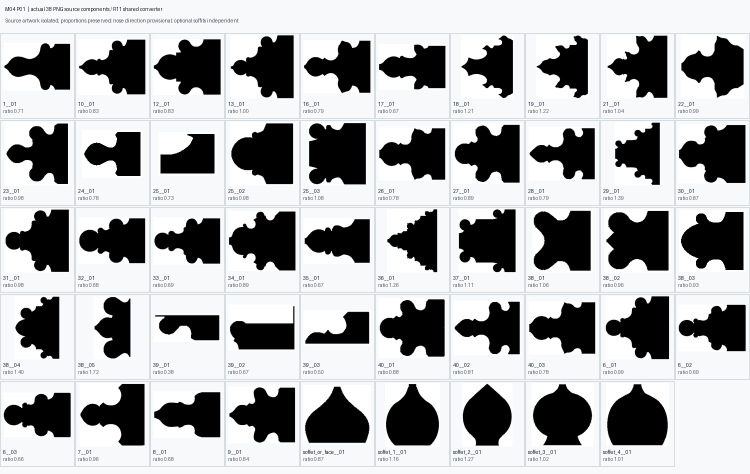
#> input picture research/f5zp_m04_chat_archive_2026_11_09/checkpoints/M04_P01_R11_SHARED_PROFILE_LIBRARY_EXPERIMENTAL/M04_P01_ALL_ORIGINAL_SILHOUETTES_REVIEW.png, 1500 x 948 px (shown at 1/2 size)
$ python build_gothic_svg_test.py ../../../../../f5zp_m04_chat_archive_2026_11_09/checkpoints/M04_P01_R11_SHARED_PROFILE_LIBRARY_EXPERIMENTAL/M04_P01_ALL_ORIGINAL_SILHOUETTES_REVIEW.png ../../../../../f5zp_m04_chat_archive_2026_11_09/checkpoints/M04_P01_R11_SHARED_PROFILE_LIBRARY_EXPERIMENTAL/M04_P01_ALL_ORIGINAL_SILHOUETTES_REVIEW.png
#> lines starting #> are read from the running program, lines starting #| are printed output that depends on the picture; after the words box and inside, x2 and y2 are one past the last pixel; in counts of white or black regions, pixels touching at a corner belong together
#!/usr/bin/env python3
"""Experimental, non-destructive Gothic raster-to-SVG face register.

Usage: python build_gothic_svg_test.py SOURCE.png OUTPUT_DIRECTORY
Does not claim raster contours are exact historical circle construction.
"""
import sys, json, hashlib, csv
from pathlib import Path
import numpy as np, cv2
from PIL import Image

def to_path(contours, offset=0.65):
    commands=[]
    for c in contours:
        if len(c)<3: continue
        a=cv2.approxPolyDP(c,offset,True)[:,0,:]
        if len(a)<3: continue
        commands.append('M '+' L '.join(f'{x},{y}' for x,y in a)+' Z')
    return ' '.join(commands)

def main(source,out):
    source=Path(source);out=Path(out);out.mkdir(parents=True,exist_ok=True)
    img=np.array(Image.open(source).convert('RGB'))
#> img is the input picture: shape (948, 1500, 3); mean R, G, B 171.2, 172, 173.1
    h,w=img.shape[:2]
#> h = 948; w = 1500
    gray=cv2.cvtColor(img,cv2.COLOR_RGB2GRAY)
    ink=(gray<135).astype('uint8')
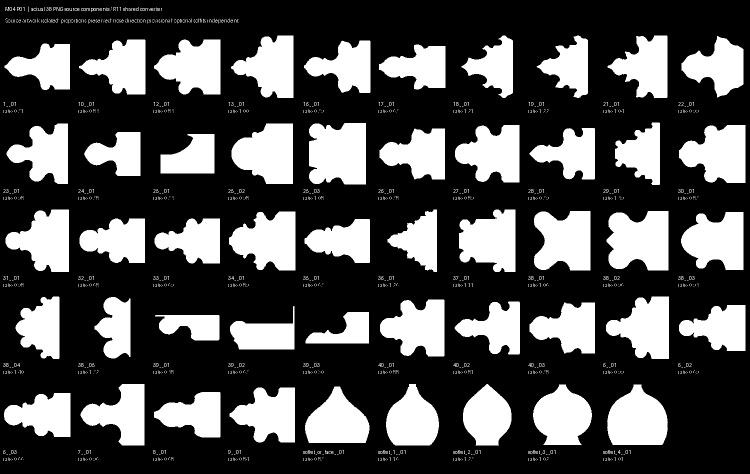
#> ink: shape (948, 1500) (shown at 1/2 size); values 0 (black) and 1 (white), 31% white; 1496 white regions (1418 under 20 px), largest, box (x1, y1, x2, y2) and area: (618, 246, 732, 369) 12834, (1213, 422, 1337, 541) 12188, (463, 247, 586, 368) 11275
    count,lab,stats,cent=cv2.connectedComponentsWithStats(1-ink,8)
#> count = 2; stats = [[6, 13, 1485, 909, 440148], [0, 0, 1500, 948, 981852]]; cent = [[768.4, 475.3], [741, 472.7]]
    facepaths=[]; records=[]
    for i in range(1,count):
        x,y,ww,hh,area=[int(z) for z in stats[i]]
        if area<120:continue
        mask=(lab[y:y+hh,x:x+ww]==i).astype('uint8')
        c,_=cv2.findContours(mask,cv2.RETR_EXTERNAL,cv2.CHAIN_APPROX_SIMPLE)
        if not c:continue
        contour=max(c,key=cv2.contourArea)
        contour[:,0,0]+=x;contour[:,0,1]+=y
        path=to_path([contour],.55)
        if not path:continue
        touches=x==0 or y==0 or x+ww>=w or y+hh>=h
        facepaths.append((i,path,touches))
        records.append(dict(face_id=f'face_{i:03}',area_px=area,bbox_px=[x,y,ww,hh],centroid_px=[round(float(v),2) for v in cent[i]],touches_crop_boundary=touches,classification='unclassified',physical_depth='unknown'))
#> this loop made 1 pass
#> (x, y, ww, hh, area, path, touches) on pass 1: (0, 0, 1500, 948, 981852, 'M 0,0 L 0,947 L 1499,947 L 1499,0 Z', True)
#> after the loop, facepaths = [(1, 'M 0,0 L 0,947 L 1499,947 L 1499,0 Z', True)]; records = 1 item
    # Black source ink faithfully vectorized as filled shapes: NOT circular-arc fit.
    contours,hier=cv2.findContours(ink,cv2.RETR_TREE,cv2.CHAIN_APPROX_SIMPLE)
#> contours = 1618 contours, 1435 with area under 20; largest, box (x1, y1, x2, y2) and area: (618, 246, 732, 369) 12578, (1213, 422, 1337, 541) 11951, (463, 247, 586, 368) 11063, (1068, 422, 1181, 541) 10996, (458, 423, 591, 541) 10985
    parts=[]
    for c in contours:
        if cv2.arcLength(c,True)<7:continue
        p=to_path([c],.6)
        if p:parts.append(p)
#> this loop made 1618 passes
#> c on passes 1 to 3: [[1238, 921]], [[1223, 921]], [[1093, 921]]
#> after the loop, parts = 542 items
    paths=' '.join(parts)
    start=f'<svg xmlns="http://www.w3.org/2000/svg" width="{w}" height="{h}" viewBox="0 0 {w} {h}">\n'
    def faces():
        return '\n'.join(f'<path id="face_{i:03}" class="{("partial-face" if t else "enclosed-face")}" d="{p}" fill="white" stroke="none" data-status="unclassified"/>' for i,p,t in facepaths)
    end=f'\n<path id="ink_vector" d="{paths}" fill="black" fill-rule="evenodd" stroke="none"/>\n</svg>\n'
    (out/'BLACK_TRACE_WITH_SELECTABLE_FACES.svg').write_text(start+'<rect width="100%" height="100%" fill="white"/>\n<g id="independent_faces">\n'+faces()+'\n</g>'+end,encoding='utf-8')
    # QC preview only: enclosed regions violet tint; cropped regions pale blue; no architectural classification assumed.
    qc=img.copy()
    for i,p,t in facepaths:
        region=lab==i
        color=np.array([205,225,247] if t else [224,241,216])
        qc[region]=(0.65*qc[region]+0.35*color).astype('uint8')
#> this loop made 1 pass
#> (i, p, t, color) on pass 1: (1, 'M 0,0 L 0,947 L 1499,947 L 1499,0 Z', True, [205, 225, 247])
    qc[ink.astype(bool)]=[0,0,0]
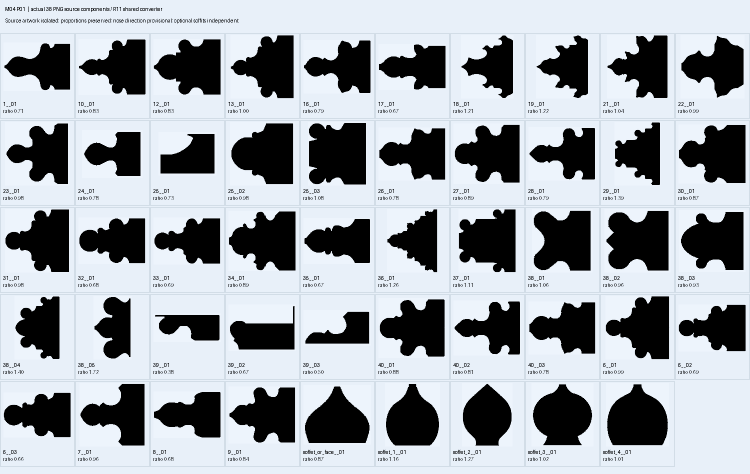
#> qc: shape (948, 1500, 3) (shown at 1/2 size); mean R, G, B 159.6, 165, 171.1
    Image.fromarray(qc).save(out/'FACE_DETECTION_QA.png')
    (out/'FACE_REGISTER.json').write_text(json.dumps({'source':source.name,'source_sha256':hashlib.sha256(source.read_bytes()).hexdigest(),'image_size_px':[w,h],'faces':records,'note':'Pixel-derived faces; no mathematical circular-arc proof, historical scale, or depth inferred.'},indent=2))
    with (out/'FACE_REGISTER.csv').open('w',newline='') as f:
        wr=csv.DictWriter(f,fieldnames=['face_id','area_px','bbox_px','centroid_px','touches_crop_boundary','classification','physical_depth']);wr.writeheader();wr.writerows(records)
    (out/'README.md').write_text('''# Gothic 2D face-and-trace test — experimental

This is a reproducible **raster-derived** SVG, **not yet** a genuinely measured circular-arc reconstruction. Each detected background region is an independent `<path>` with `id="face_NNN"`, accessible in SVG editors. The black linework is vectorized from the source ink; the original source is not changed.

Files:
- `BLACK_TRACE_WITH_SELECTABLE_FACES.svg`: selectable face objects plus separate black-ink layer.
- `FACE_DETECTION_QA.png`: diagnostic color only (green-tinted fully enclosed image regions; blue-tinted regions touching the crop border). These colors do **not** imply physical open/closed classification.
- `FACE_REGISTER.csv`/`.json`: pixel areas, positions, crop-boundary status, unclassified semantics.
- `build_gothic_svg_test.py`: repeatable script.

Next validation stage: identify each foil and moulding boundary, manually assign semantic opening/closed/stone states, locate and fit arc centers with source pixels, evaluate residuals and junction tangencies, and replace the traced stroke with analytic SVG A/arcs or parametric curves. Retain all failed hypotheses in a QA log. Depth is not determinable from this elevation.

No prior scripts, approved generators or cathedral geometry were touched.
''')
    print('faces',len(records),'partial',sum(x['touches_crop_boundary'] for x in records),'ink-contours',len(parts))
#| faces 1 partial 1 ink-contours 542

if __name__=='__main__':main(sys.argv[1],sys.argv[2])
